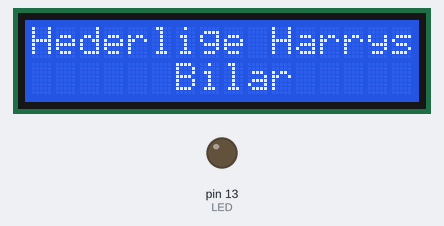
This sketch was run on a simulated Arduino Uno, built with avr-gcc and run on an emulated ATmega328P. Shown: 16×2 character LCD, output pins drawn as LEDs (lit = HIGH). Random numbers use the default seed unless the sketch sets one.

Above: at 0.9 s.
At 12.97 s:
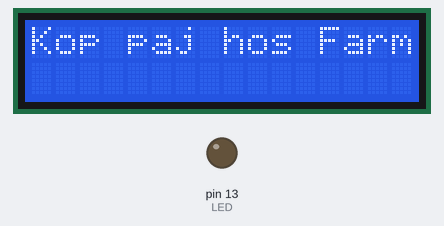
At 27.6 s:
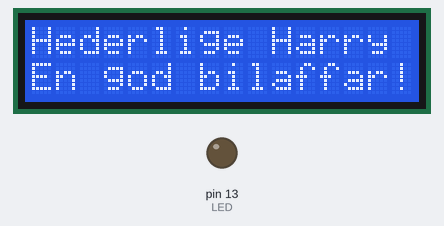
At 33.6 s:
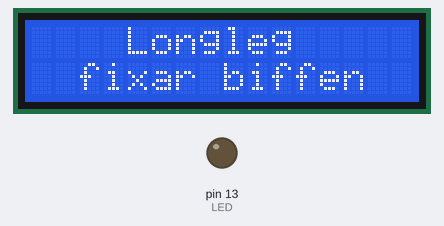
Timing chart, 0 to 39.1 s (numbered marks = the images above):
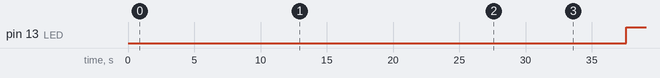

Measured:
- by itself, pin 13 (LED): LOW → HIGH at 37.6 s
- what the display in image 0 shows lasts 0.8 s, from 0.9 s to 1.7 s
- what the display in image 1 shows lasts 0.4 s, from 12.8 s to 13.2 s
- what the display in image 2 shows lasts 3.0 s, from 27.6 s to 30.6 s

The sketch:

ArduinoGruppUppg.ino
```cpp
#include <LiquidCrystal.h>
#include <time.h>

typedef struct
{
    int name;
    int allAds;
    int tokens;
    int start;
    int stop;

}ADS;

unsigned long current_time;
int minutes;
int hours;

const int rs = 12, en = 11, d4 = 5, d5 = 4, d6 = 3, d7 = 2, LED = 13;
int previouseWinner = 0;
int r;
int Li = 16;
int Lii = 0;

LiquidCrystal lcd(rs, en, d4, d5, d6, d7);

void setup()
{
  lcd.begin(16, 2);
  pinMode(LED,OUTPUT);
  randomSeed(analogRead(A0));
}

void HandleWinning(ADS winning)
{

    if (winning.name == 1)
    {
        RunOneOfIot();

    }
    else if (winning.name == 2)
    {
        RunOneOfSvarteP();

    }
    else if (winning.name == 3)
    {
        RunOneOfFarmor();

    }
    else if (winning.name == 4)
    {
        RunOneOfLangben();

    }
    else if (winning.name == 5)
    {
        RunOneOfHarry();

    }
    else if (winning.name == 6)
    {
      RunOneOfYrrol();
    }

}

void RunOneOfYrrol()
{
  char str[] = "      T-rod!";
  char str1[] = "For dig som tankt klart";
  digitalWrite(LED,HIGH);
  lcd.setCursor(0,0);
  lcd.print(str);
  for (int loopiloop = 0; loopiloop < 56; loopiloop++)
  {
    lcd.setCursor(0,1);
    lcd.print(Scroll_LCD_Left(str1));
    delay(200);
  }
  digitalWrite(LED,LOW);
  lcd.clear();
}

void RunOneOfIot()
{
  char str[] = "      IoT20";
  char str1[] = "Blip Blop Blip Blink Hej";
  lcd.setCursor(0,0);
  lcd.print(str);
  for (int loopiloop = 0; loopiloop < 57; loopiloop++)
  {
    lcd.display();
    delay(150);
    lcd.noDisplay();
    lcd.setCursor(0,1);
    lcd.print(Scroll_LCD_Left(str1));
    delay(150);
  }
  lcd.clear();
}


void RunOneOfSvarteP()
{

  if (minutes % 2 == 0)
  {
  lcd.setCursor(0,0);
  lcd.print("Svarte Petter SB");
  char str[] = "Lat Petter bygga at dig";
  for (int loopiloop = 0; loopiloop < 55; loopiloop++)
    {

      lcd.setCursor(0,1);
      lcd.print(Scroll_LCD_Left(str));
      delay(200);
    }
  }
    else
  {
    char str1[] = " Bygga  svart?";
    char str2[] = "  Ring Petter";
    lcd.setCursor(0,0);
    lcd.print(str1);
    lcd.setCursor(0,1);
    lcd.print(str2);
    delay(4000);
  }
   lcd.clear();
}
void RunOneOfFarmor()
{
  int index = random(0, 2);

  if (index == 0)
  {
    lcd.setCursor(0,0);
    char str[] = "Kop paj hos Farmor Anka";
    lcd.print(str);

    for (int loopiloop = 0; loopiloop < 57; loopiloop++)
    {
      lcd.setCursor(0,1);
      lcd.print(Scroll_LCD_Left(str));
      delay(200);
    }
    lcd.clear();
  }
  else if(index == 1)
  {
    char str[] = "    Skynda!";
    char str1[] = "  innan Marten";
    char str2[] = "atit alla pajer!";
    lcd.setCursor(0,0);
    lcd.print(str);
    delay(1500);
    lcd.setCursor(0,0);
    lcd.print(str1);
    lcd.setCursor(0,1);
    lcd.print(str2);
    delay(3000);
    lcd.clear();
  }
}
void RunOneOfLangben()
{
  if (hours > 6 && hours <17)
    {
      char str1[] = " Mysterier?";
      char str2[] = "Ring Longleg";
      lcd.setCursor(0,0);
      lcd.print(str1);
      lcd.setCursor(0,1);
      lcd.print(str2);
      delay(4000);
      lcd.clear();
    }
  else
   {
      char str1[] = "    Longleg";
      char str2[] = "  fixar biffen";
      lcd.setCursor(0,0);
      lcd.print(str1);
      lcd.setCursor(0,1);
      lcd.print(str2);
      delay(4000);
      lcd.clear();
   }
}
void RunOneOfHarry()
{
 int index = random(0, 3);

  if (index == 0)
  {
    char str[] = "Kop bil hos Harry!";
    lcd.setCursor(0,0);
    for (int loopiloop = 0; loopiloop < 40; loopiloop++)
    {
      lcd.print(Scroll_LCD_Left(str));
      delay(200);
    }
      lcd.clear();
    }
  else if(index == 1)
  {
    char str1[] = "Hederlige Harrys";
    char str2[] = "      Bilar";
    lcd.setCursor(0,0);
    lcd.print(str1);
    lcd.setCursor(0,1);
    lcd.print(str2);

  for(int blinks = 0; blinks < 3; blinks++)
  {
    lcd.noDisplay();
    delay(800);
    lcd.display();
    delay(800);
  }

  }
  else if (index == 2)
  {
    char str[] = "Hederlige Harry";
    char str1[] = "En god bilaffar!";
    lcd.setCursor(0,0);
    lcd.print(str);
    lcd.setCursor(0,1);
    lcd.print(str1);
    delay(3000);
  }
  lcd.clear();
}


void loop()
{
    current_time = millis();
    minutes = current_time / 60000;
    hours = current_time / 3600000;

    ADS a;
    a.name = 1;
    a.tokens = 1000;
    a.start = 0;
    a.stop = 1000;

    ADS a2;
    a2.name = 2;
    a2.tokens = 1500;
    a2.start = 1001;
    a2.stop = 2501;

    ADS a3;
    a3.name = 3;
    a3.tokens = 3000;
    a3.start = 5502;
    a3.stop = 8502;

    ADS a4;
    a4.name = 4;
    a4.tokens = 4000;
    a4.start = 8503;
    a4.stop = 15504;

    ADS a5;
    a5.name = 5;
    a5.tokens = 5000;
    a5.start = 15504;
    a5.stop = 20505;

    ADS a6;
    a6.name = 6;
    a6.tokens = 6000;
    a6.start = 20506;
    a6.stop = 26507;

    ADS customers[6];
        customers[0] = a;
        customers[1] = a2;
        customers[2] = a3;
        customers[3] = a4;
        customers[4] = a5;
        customers[5] = a6;
        int summatokens = 0;

    int *p = &a5.tokens;
    *p = 1500;

    for (int i = 0; i < 6; i++)
    {
      summatokens += customers[i].tokens;
    }
        r = random(26507);

    ADS winning;
    if (r >= a.start && r <a.stop)
    {
        winning = a;
    }
    else if (r >= a2.start && r <a2.stop)
    {
        winning = a2;
    }
    else if (r >= a3.start && r <a3.stop)
    {
        winning = a3;
    }
    else if (r >= a4.start && r <a4.stop)
    {
        winning = a4;
    }
    else if (r >= a5.start && r <a5.stop)
    {
        winning = a5;
    }
    else if (r >= a6.start && r <a6.stop)
    {
        winning = a6;
    }

    if (previouseWinner != winning.name)
    {
        previouseWinner = winning.name;
        HandleWinning(winning);
    }
    else
    {
        ;
    }
}
String Scroll_LCD_Left(String StrDisplay)
{
  String result;
  String StrProcess = "                " + StrDisplay + "                ";
  result = StrProcess.substring(Li,Lii);
  Li++;
  Lii++;
  if (Li>StrProcess.length()){
    Li=16;
    Lii=0;
  }
  return result;
}

void Scroll_LCD_Left()
{
  Li = 16;
  Lii = 0;
}
```
